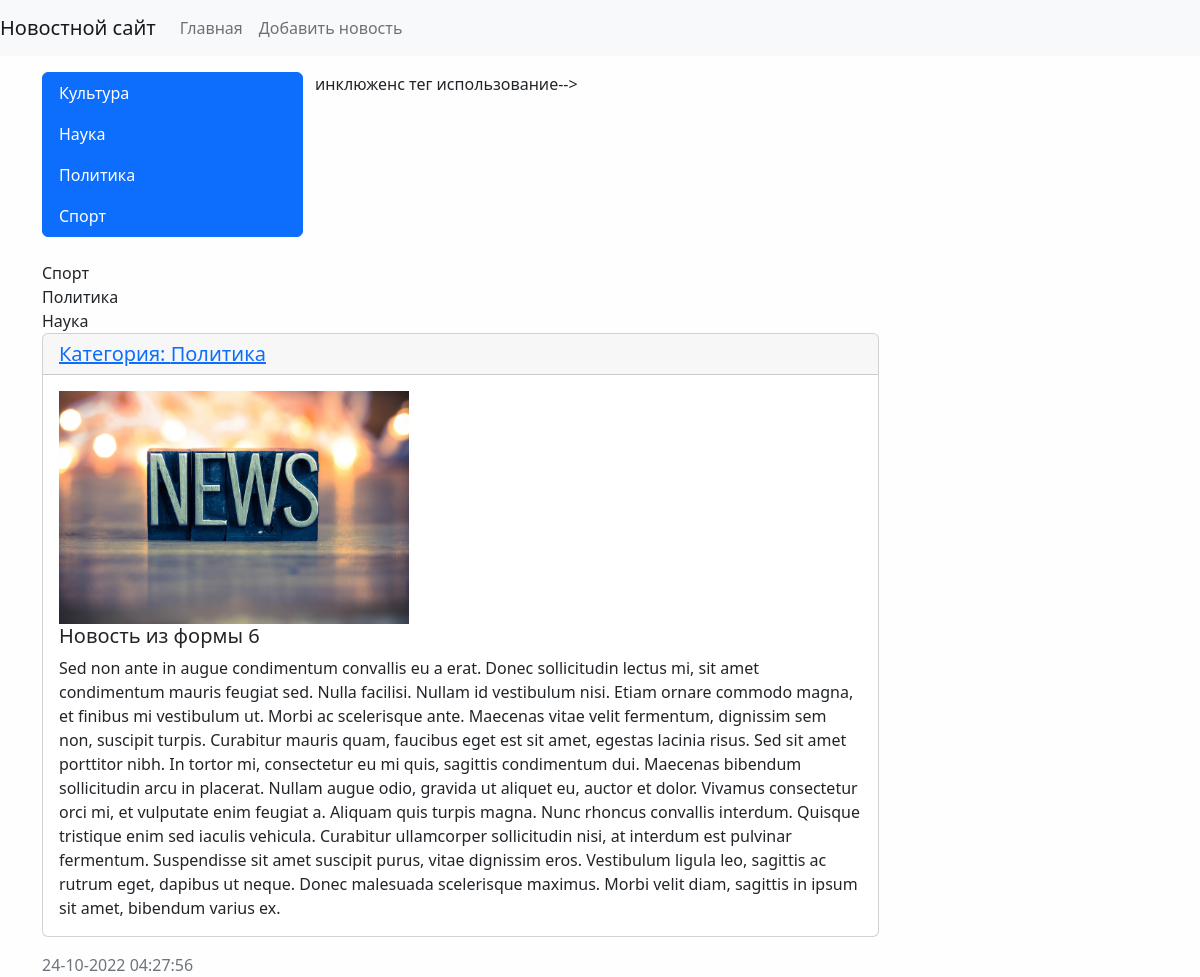
/news/12/, run on the app's committed database.
### news/models.py (models this page shows, shortened)
class Category(models.Model):
    title = models.CharField(max_length=150, db_index=True, verbose_name='Наименование категории')
    def get_absolute_url(self):
        return reverse('category', kwargs={'category_id': self.pk})
    class Meta:
        verbose_name = 'Категория'
        verbose_name_plural = 'Категории'
        ordering = ['title'] #сортировка

class News(models.Model):
    title = models.CharField(max_length=150, verbose_name = 'Наименование')
    content = models.TextField(blank=True, verbose_name = 'Контент')
    created_at = models.DateTimeField(auto_now_add=True, verbose_name = 'Дата публикации')
    updated_at = models.DateTimeField(auto_now=True, verbose_name = 'Обновлено')
    photo = models.ImageField(upload_to='photos/%Y/%m/%d/', verbose_name = 'Фото', blank=True)
    is_published = models.BooleanField(default=True, verbose_name = 'Опубликовано')
    category = models.ForeignKey('Category', on_delete=models.PROTECT, verbose_name='Категория') #связь с таблицей категориями линковка
    views = models.IntegerField(default=0)
    class Meta:
        verbose_name = 'Новость'
        verbose_name_plural = 'Новости'
        ordering = ['-created_at'] #сортировка

### news/views.py (the view)
# urls.py: path('news/<int:pk>/', ViewNews.as_view(), name='view_news'),
class ViewNews(DetailView):
    model = News
    context_object_name = 'news_item'

### news/templatetags/news_tags.py (called while the page is built)
@register.simple_tag(name='get_list_categories')
def get_categories():
    return Category.objects.all()

@register.inclusion_tag('news/list_categories.html')
def show_categories():  #можно передать агрументы этой функции
    categories = Category.objects.annotate(cnt=Count('news')).filter(cnt__gt=0)
    return {'categories': categories}

### news/templates/news/news_detail.html (shortened to what this page needs)
{% extends 'base.html' %}
{% block sidebar %}
{% include 'inc/_sidebar.html' %}
{% endblock %}
        {% block content %}
            <div class="card mb-3">
                <h5 class="card-header"> <a href="{{ news_item.category.get_absolute_url }}">Категория: {{ news_item.category.title }}</a></h5>
                <div class="card-body">
                        {% if item.photo%}
                        <img src="{{ news_item.photo.url }}" alt="" width="350" height="233" class="float-left mr-3">
                        {% else %}
                        <img src="../../../media/photos/2022/10/16/icon19.jpg" alt="" width="350">
                        {% endif %}
                          <h5 class="card-title">{{ news_item.title }}</h5>
                          <p class="card-text">{{ news_item.content }}</p>
                    </div>
                </div>
                <div class="card-footer text-muted">
                    {{ news_item.created_at|date:"d-m-Y H:i:s" }}
                </div>
            </div>
{% endblock %}

### templates/inc/_sidebar.html
{% load news_tags %}
 <div class="list-group">
     {% get_list_categories as categories %}
     {% for item_category in categories %}
     <a href="{% url 'category' item_category.pk %}" class="list-group-item list-group-item-action active" aria-current="true">{{ item_category.title }}</a>
     {% endfor %}
 </div>
<br>

### news/templates/news/list_categories.html (shortened to what this page needs)
     {% for item_category in categories %}
     <a href="{{ item.get_absolute_url }}" class="list-group-item list-group-item-action active" aria-current="true">{{ item_category.title }}
     </a>
     {% endfor %}
 </div>

### mysite/static/css/style.css (style rules this page uses)
body { background-color: #fefefe; }

### data on the page
Category: title "Культура"
Category: title "Наука"
Category: title "Политика"
Category: title "Спорт"
News: category "Политика", title "Новость из формы 6", content "Sed non ante in augue condimentum convallis eu a erat. Donec sollicitudin lectus mi, sit amet condimentum mauris feugiat sed. Nulla facilisi. Nullam id vestibulum nisi. Etiam ornare commodo magna, et finibus mi vestibulum ut. Morbi ac scelerisque ante. Maecenas vitae velit fermentum, dignissim sem non, suscipit turpis. Curabitur mauris quam, faucibus eget est sit amet, egestas lacinia risus. Sed sit amet porttitor nibh. In tortor mi, consectetur eu mi quis, sagittis condimentum dui. Maecenas bibendum sollicitudin arcu in placerat. Nullam augue odio, gravida ut aliquet eu, auctor et dolor. Vivamus consectetur orci mi, et vulputate enim feugiat a. Aliquam quis turpis magna. Nunc rhoncus…", created_at "24-10-2022 04:27:56"
